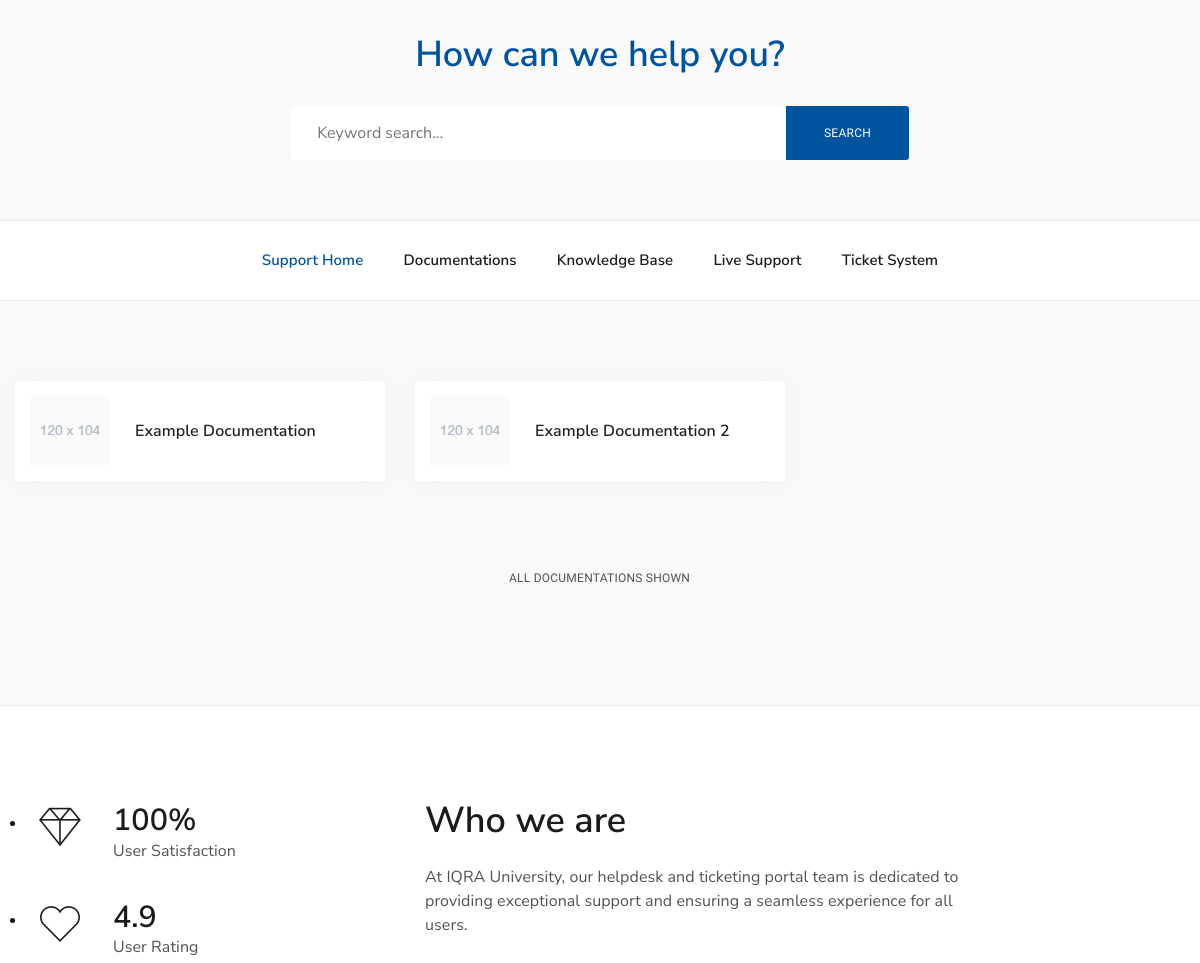
The page /documentations.php (middle part) on the database as committed earlier.
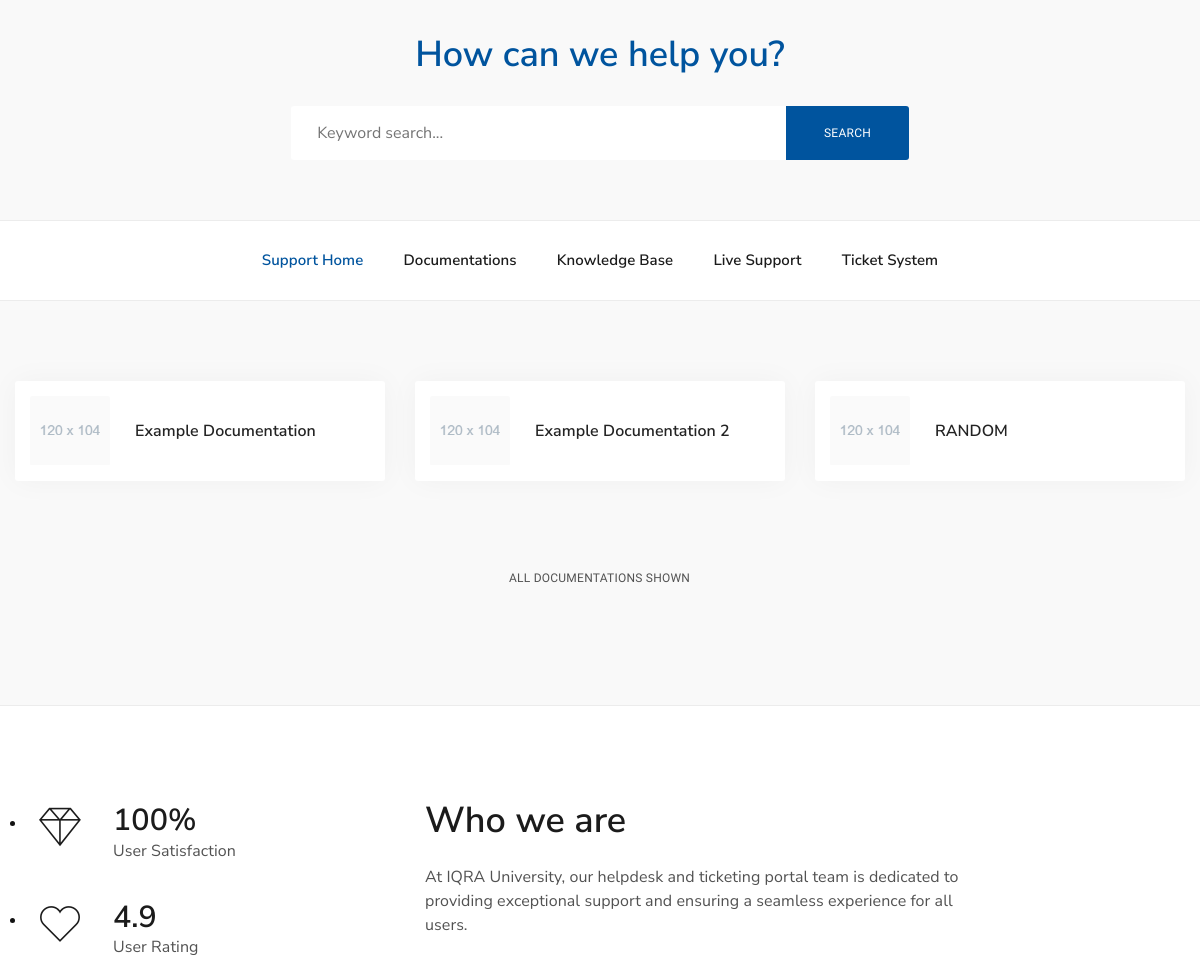
The same page on the database as committed later.
### tables this page shows
CREATE TABLE `documentations` (
  `id` int(10) UNSIGNED NOT NULL,
  `title` varchar(256) NOT NULL,
  `content` text NOT NULL,
  `date_published` datetime NOT NULL,
  `views` int(11) NOT NULL
);

### documentations.php (the view, shortened to what this page needs)
<!DOCTYPE html>
<html lang="en">
<head>
    <link rel="stylesheet" href="assets/vendor/bootstrap/dist/css/bootstrap.min.css">
    <link rel="stylesheet" href="assets/vendor/fancybox/dist/jquery.fancybox.min.css">
    <link rel="stylesheet" href="assets/vendor/pixeden-stroke-7-icon/pe-icon-7-stroke/dist/pe-icon-7-stroke.min.css">
    <link rel="stylesheet" type="text/css" href="assets/vendor/swiper/dist/css/swiper.min.css">
    <link rel="stylesheet" type="text/css" href="assets/vendor/bootstrap-select/dist/css/bootstrap-select.min.css">
    <link rel="stylesheet" type="text/css" href="assets/vendor/dropzone/dist/min/dropzone.min.css">
    <link rel="stylesheet" type="text/css" href="assets/vendor/quill/dist/quill.snow.css">
    <link rel="stylesheet" href="assets/css/amdesk.css">
    <link rel="stylesheet" href="assets/css/custom.css">
</head>
<body>
<?php
include ('php_scripts\header.php');
?>
    <div class="dx-main">
<div class="dx-box bg-grey-6">
    <div class="container" style="padding: 60px;">
    <div class="row justify-content-center">
            <div class="col-xl-7">
                <h1 class="h2 mb-30 text-main-1 text-center">How can we help you?</h1>
                <form action="#" class="dx-form dx-form-group-inputs">
                    <input type="text" name="" value="" class="form-control" placeholder="Keyword search...">
                    <button class="dx-btn dx-btn-lg">Search</button>
                </form>
            </div>
        </div>
    </div>
</div>
<div class="dx-box bg-white">
    <div class="container">
        <ul class="dx-links text-center">
            <li class="active"><a href="index.php">Support Home</a></li>
            <li><a href="documentations.php">Documentations</a></li>
            <li><a href="knowledgebase.php">Knowledge Base</a></li>
            <li><a href="live-support.php">Live Support</a></li>
            <li><a href="ticket.php">Ticket System</a></li>
        </ul>
    </div>
</div>
<div class="dx-box-5 pb-100 bg-grey-6">
    <div class="container">
        <div class="row vertical-gap">
            <?php
            $sql = "SELECT * FROM documentations";
            $result = mysqli_query($conn, $sql);
            while ($row = mysqli_fetch_assoc($result)) {
                echo '<div class="col-12 col-md-6 col-lg-4">';
                echo '<a href="documentations-details.php?documentation_id=' . $row['id'] . '" class="dx-portfolio-item dx-portfolio-item-style-2 dx-block-decorated">';
                echo '<span class="dx-portfolio-item-img">';
                echo '<img src="assets/images/product-1-sm.png" alt="">';
                echo '</span>';
                echo '<span class="dx-portfolio-item-title">' . $row['title'] . '</span>';
                echo '</a>';
                echo '</div>';
            }
            ?>
        </div>
        <div class="text-center mt-70">
            <a href="#" class="dx-btn dx-btn-grey dx-btn-lg dx-btn-load dx-btn-loaded" data-btn-loaded="all products shown">all documentations shown</a>
        </div>
    </div>
</div>
<div class="dx-separator"></div>
<div class="dx-box-1">
            <div class="container">
                <div class="row vertical-gap lg-gap">
                    <div class="col-lg-4">
                        <div class="dx-feature dx-feature-1">
                            <div class="dx-feature-decorated"></div>
                            <div class="dx-feature-icon">
                                <span class="icon pe-7s-diamond"></span>
                            </div>
                            <div class="dx-feature-cont">
                                <div class="dx-feature-title">100%</div>
                                <div class="dx-feature-text">User Satisfaction</div>
                            </div>
                        </div>
                        <div class="dx-feature dx-feature-1">
                            <div class="dx-feature-decorated"></div>
                            <div class="dx-feature-icon">
                                <span class="icon pe-7s-like"></span>
                            </div>
                            <div class="dx-feature-cont">
                                <div class="dx-feature-title">4.9</div>
                                <div class="dx-feature-text">User Rating</div>
                            </div>
                        </div>
                    </div>
                    <div class="col-lg-6">
                        <h2>Who we are</h2>
                        <p class="mb-0">At IQRA University, our helpdesk and ticketing portal team is dedicated to providing exceptional support and ensuring a seamless experience for all users.</p>
                    </div>
                </div>
            </div>
        </div>
<?php
include ('php_scripts\footer.php');
 ?>
</body>
</html>

### php_scripts/header.php (shortened to what this page needs)
<link rel="stylesheet" href="https://cdnjs.cloudflare.com/ajax/libs/font-awesome/5.15.3/css/all.min.css" />
<link rel="stylesheet" href="https://cdnjs.cloudflare.com/ajax/libs/font-awesome/6.0.0-beta3/css/all.min.css">

### php_scripts/footer.php (shortened to what this page needs)
</div>

Rows that differ between the two databases and show on the page:
added documentations: title "RANDOM"
